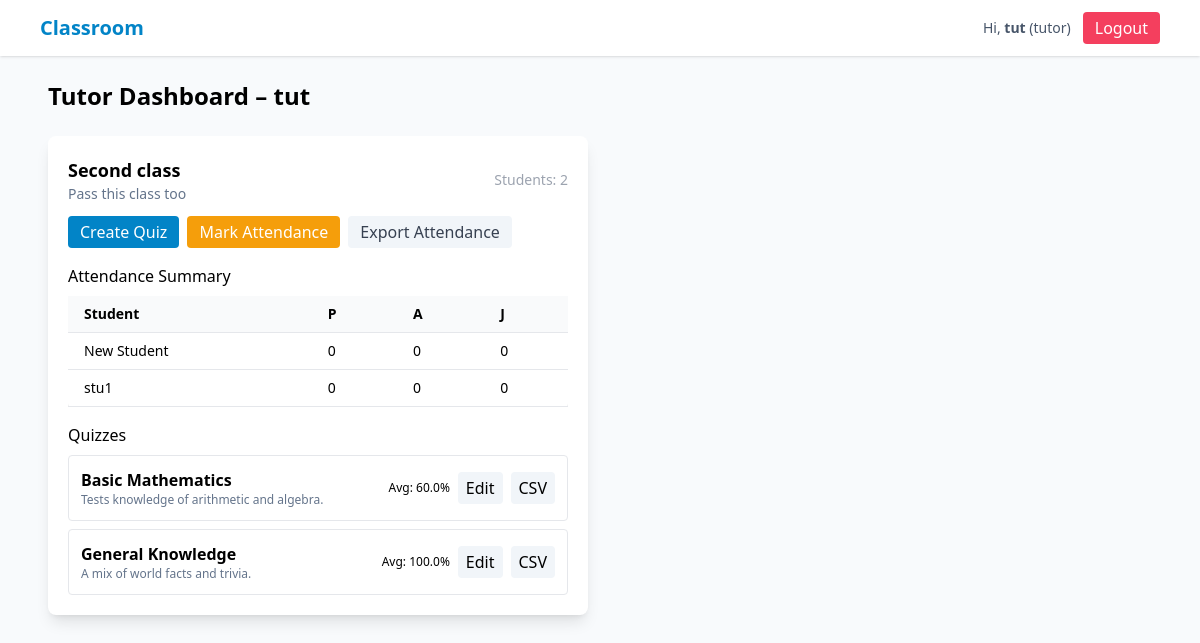
Page /tutor (signed in) on the committed database.
### tables this page shows
CREATE TABLE users (
      id INTEGER PRIMARY KEY AUTOINCREMENT,
      name TEXT NOT NULL,
      email TEXT UNIQUE NOT NULL,
      password_hash TEXT NOT NULL,
      role TEXT NOT NULL CHECK(role IN ('admin','tutor','student')),
      created_at TEXT NOT NULL
    );

CREATE TABLE classes (
      id INTEGER PRIMARY KEY AUTOINCREMENT,
      title TEXT NOT NULL,
      description TEXT,
      tutor_id INTEGER NOT NULL,
      created_at TEXT NOT NULL,
      FOREIGN KEY(tutor_id) REFERENCES users(id) ON DELETE CASCADE
    );

CREATE TABLE quizzes (
      id INTEGER PRIMARY KEY AUTOINCREMENT,
      class_id INTEGER NOT NULL,
      title TEXT NOT NULL,
      description TEXT,
      created_by INTEGER NOT NULL,
      created_at TEXT NOT NULL,
      FOREIGN KEY(class_id) REFERENCES classes(id) ON DELETE CASCADE,
      FOREIGN KEY(created_by) REFERENCES users(id) ON DELETE SET NULL
    );

### app.py (the view)
@app.route("/tutor")
@login_required
def tutor_dashboard():
    if current_user.role != "tutor":
        flash("Forbidden","danger")
        return redirect(url_for("index"))
    classes = DB.get_classes_for_tutor(current_user.id)
    class_data = []
    for c in classes:
        students = DB.get_students_in_class(c["id"])
        quizzes = DB.get_quizzes_for_class(c["id"])
        attendance_summary = DB.get_attendance_summary(c["id"])
        quiz_stats = [
            {
                "quiz": q,
                "avg_score": DB.get_average_score(q["id"]),
                "num_submissions": DB.count_submissions(q["id"])
            }
            for q in quizzes
        ]
        class_data.append({
            "class": c,
            "students": students,
            "attendance": attendance_summary,
            "quizzes": quiz_stats
        })
    return render_template("tutor_dashboard.html", class_data=class_data)

### app.py (called while the page is built)
@login_manager.user_loader
def load_user(user_id):
    row = DB.get_user_by_id(int(user_id))
    if row:
        return User(row)
    return None

### db.py (called while the page is built)
def get_connection():
    conn = sqlite3.connect(DB_PATH, timeout=5, detect_types=sqlite3.PARSE_DECLTYPES, check_same_thread=False)
    conn.row_factory = sqlite3.Row
    conn.execute("PRAGMA foreign_keys = ON;")
    return conn

def get_user_by_id(uid: int) -> Optional[sqlite3.Row]:
    conn = get_connection()
    cur = conn.cursor()
    cur.execute("SELECT * FROM users WHERE id = ?", (uid,))
    r = cur.fetchone()
    conn.close()
    return r

def get_classes_for_tutor(tutor_id: int):
    conn = get_connection()
    cur = conn.cursor()
    cur.execute("SELECT * FROM classes WHERE tutor_id = ?", (tutor_id,))
    rows = cur.fetchall()
    conn.close()
    return rows

def get_students_in_class(class_id: int):
    conn = get_connection()
    cur = conn.cursor()
    cur.execute("""
      SELECT u.* FROM users u
      JOIN enrollments e ON e.user_id = u.id
      WHERE e.class_id = ? AND u.role = 'student'
    """, (class_id,))
    rows = cur.fetchall()
    conn.close()
    return rows

def get_quizzes_for_class(class_id: int):
    conn = get_connection()
    cur = conn.cursor()
    cur.execute("SELECT * FROM quizzes WHERE class_id = ?", (class_id,))
    rows = cur.fetchall()
    conn.close()
    return rows

def get_attendance_summary(class_id: int):
    conn = get_connection()
    cur = conn.cursor()
    cur.execute("""
        SELECT status, COUNT(*) AS count
        FROM attendance
        WHERE class_id = ?
        GROUP BY status
    """, (class_id,))
    rows = cur.fetchall()
    conn.close()
    summary = {'present': 0, 'absent': 0, 'justified': 0}
    for r in rows:
        summary[r['status']] = r['count']
    return summary

def get_average_score(quiz_id: int) -> float:
    conn = get_connection()
    cur = conn.cursor()
    cur.execute("SELECT AVG(score) AS avg_score FROM submissions WHERE quiz_id = ?", (quiz_id,))
    row = cur.fetchone()
    conn.close()
    return row["avg_score"] if row and row["avg_score"] is not None else 0.0

def count_submissions(quiz_id: int) -> int:
    conn = get_connection()
    cur = conn.cursor()
    cur.execute("SELECT COUNT(*) AS cnt FROM submissions WHERE quiz_id = ?", (quiz_id,))
    row = cur.fetchone()
    conn.close()
    return row["cnt"] if row else 0

### templates/tutor_dashboard.html (shortened to what this page needs)
{% extends "base.html" %}
{% block content %}
<h2 class="text-2xl font-bold mb-6">Tutor Dashboard – {{ current_user.name }}</h2>
<div class="grid md:grid-cols-2 gap-6">
  {% for entry in class_data %}
  <div class="bg-white rounded-lg shadow-lg p-5">
    <div class="flex justify-between items-center mb-3">
      <div>
        <h3 class="font-semibold text-lg">{{ entry.class.title }}</h3>
        <p class="text-sm text-slate-500">{{ entry.class.description or 'No description' }}</p>
      </div>
      <span class="text-sm text-gray-400">Students: {{ entry.students|length }}</span>
    </div>
    <div class="flex flex-wrap gap-2 mb-4">
      <a href="{{ url_for('tutor_upload_quiz', class_id=entry.class.id) }}" class="px-3 py-1 bg-sky-600 text-white rounded hover:bg-sky-700 transition">Create Quiz</a>
      <a href="{{ url_for('tutor_attendance', class_id=entry.class.id) }}" class="px-3 py-1 bg-amber-500 text-white rounded hover:bg-amber-600 transition">Mark Attendance</a>
      <a href="{{ url_for('export_attendance', class_id=entry.class.id) }}" class="px-3 py-1 bg-slate-100 text-gray-700 rounded hover:bg-slate-200 transition">Export Attendance</a>
    </div>
    <h4 class="font-medium mb-2">Attendance Summary</h4>
    {% if entry.students %}
    <div class="overflow-x-auto mb-4">
      <table class="min-w-full bg-white rounded shadow text-sm">
        <thead class="bg-gray-50 border-b">
          <tr>
            <th class="py-2 px-4 text-left">Student</th>
            <th class="py-2 px-4 text-left">P</th>
            <th class="py-2 px-4 text-left">A</th>
            <th class="py-2 px-4 text-left">J</th>
          </tr>
        </thead>
        <tbody>
          {% for s in entry.students %}
          <tr class="border-b hover:bg-gray-50 transition">
            <td class="py-2 px-4">{{ s.name }}</td>
            <td class="py-2 px-4">{{ s.present or 0 }}</td>
            <td class="py-2 px-4">{{ s.absent or 0 }}</td>
            <td class="py-2 px-4">{{ s.justified or 0 }}</td>
          </tr>
          {% endfor %}
        </tbody>
      </table>
    </div>
    {% else %}
    <p class="text-slate-500 text-sm mb-4">No students enrolled.</p>
    {% endif %}
    <h4 class="font-medium mb-2">Quizzes</h4>
    {% if entry.quizzes %}
    <ul class="space-y-2">
      {% for stats in entry.quizzes %}
      <li class="flex justify-between items-center border rounded p-3 hover:shadow transition">
        <div>
          <h5 class="font-semibold">{{ stats.quiz.title }}</h5>
          <p class="text-xs text-slate-500">{{ stats.quiz.description or 'No description' }}</p>
        </div>
        <div class="flex gap-2 items-center">
          <span class="text-xs font-medium">Avg: {{ stats.avg_score }}%</span>
          <a href="{{ url_for('edit_quiz', quiz_id=stats.quiz.id) }}" class="px-2 py-1 bg-slate-100 rounded hover:bg-slate-200 transition">Edit</a>
          <a href="{{ url_for('export_quiz_csv', quiz_id=stats.quiz.id) }}" class="px-2 py-1 bg-slate-100 rounded hover:bg-slate-200 transition">CSV</a>
        </div>
      </li>
      {% endfor %}
    </ul>
    {% else %}
    <p class="text-slate-500 text-sm">No quizzes yet.</p>
    {% endif %}
  </div>
  {% else %}
  <p class="text-slate-500">No classes yet. Create one to get started.</p>
  {% endfor %}
</div>
{% endblock %}

### templates/base.html (shortened to what this page needs)
<!doctype html>
<html lang="en">
<head>
  <script src="https://cdn.tailwindcss.com"></script>
</head>
<body class="bg-slate-50 min-h-screen">
  <nav class="bg-white shadow">
    <div class="max-w-6xl mx-auto px-4 py-3 flex justify-between items-center">
      <a class="text-xl font-semibold text-sky-600" href="{{ url_for('index') }}">Classroom</a>
      <div class="flex items-center gap-3">
        {% if current_user.is_authenticated %}
          <span class="text-sm text-slate-600">Hi, <strong>{{ current_user.name }}</strong> ({{ current_user.role }})</span>
          <a class="px-3 py-1 bg-rose-500 text-white rounded" href="{{ url_for('logout') }}">Logout</a>
        {% else %}
          <a class="px-3 py-1 bg-sky-600 text-white rounded" href="{{ url_for('login') }}">Login</a>
        {% endif %}
      </div>
    </div>
  </nav>
  <main class="max-w-6xl mx-auto p-6">
    {% block content %}{% endblock %}
  </main>
</body>
</html>

### rows in the picture
users: name "tut", role "tutor"
classes: class "Second class", class "Pass this class too"
users: name "New Student", present "0", absent "0", justified "0"
users: name "stu1", present "0", absent "0", justified "0"
quizzes: quiz "Basic Mathematics", quiz "Tests knowledge of arithmetic and algebra."
quizzes: quiz "General Knowledge", quiz "A mix of world facts and trivia."

### other values in the picture
{{ entry.students|length }} "2"
{{ stats.avg_score }} "60.0" "100.0"
